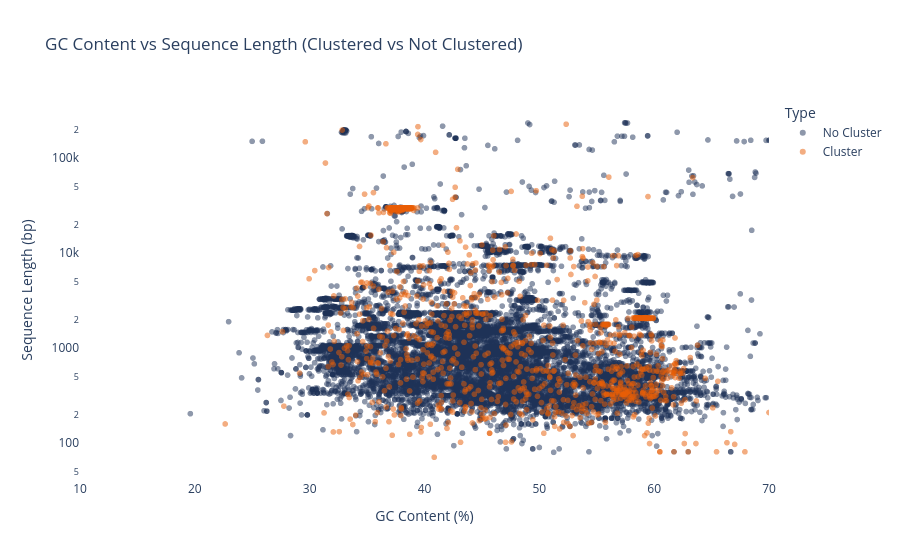

Write notebook code for a chart like this one.
### Code cell
# Only drop rows missing GC content or sequence length.  NaN would be assigned to 'is_cluster'
df_gc2 = df.dropna(subset=['sequence_gc_content', 'sequence_length'])
df_gc2 = df_gc2[(df_gc2['sequence_gc_content'] >= 0) & (df_gc2['sequence_gc_content'] <= 100)]


df_gc2['type'] = df_gc2['is_cluster'].map({True: 'Cluster'}).fillna('No Cluster')

# Sample down cos million points could cause a crash 
df_plot = df_gc2.sample(n=100000, random_state=42) if len(df_gc2) > 100000 else df_gc2

fig = px.scatter(
    df_plot,
    x='sequence_gc_content',
    y='sequence_length',
    color='type',
    log_y=True,
    opacity=0.5,
    title='GC Content vs Sequence Length (Clustered vs Not Clustered)',
    labels={
        'sequence_gc_content': 'GC Content (%)',
        'sequence_length': 'Sequence Length (bp)',
        'type': 'Type'
    },
    color_discrete_map={
        'Cluster': '#E85D04',
        'No Cluster': '#1D3157'
    }
)

fig.update_layout(
    xaxis=dict(
        range=[10, 70],
        tickvals=[10, 20, 30, 40, 50, 60, 70]
    ),
    plot_bgcolor='white',
    paper_bgcolor='white'
)

fig.show()
print("Type counts:")
print(df_gc2['type'].value_counts())

### Figure 1 — Plotly figure (JSON) as saved in the notebook; plotly's stock layout.template omitted (floating-point values rounded to 4 significant figures; data arrays with more than 128 entries replaced by an {"elided": "..."} marker saying what was removed)
{"data": [{"hovertemplate": "Type=No Cluster<br>GC Content (%)=%{x}<br>Sequence Length (bp)=%{y}<extra></extra>", "legendgroup": "No Cluster", "marker": {"color": "#1D3157", "opacity": 0.5, "symbol": "circle"}, "mode": "markers", "name": "No Cluster", "showlegend": true, "type": "scattergl", "x": {"elided": "97296 float values"}, "xaxis": "x", "y": {"elided": "97296 int values"}, "yaxis": "y"}, {"hovertemplate": "Type=Cluster<br>GC Content (%)=%{x}<br>Sequence Length (bp)=%{y}<extra></extra>", "legendgroup": "Cluster", "marker": {"color": "#E85D04", "opacity": 0.5, "symbol": "circle"}, "mode": "markers", "name": "Cluster", "showlegend": true, "type": "scattergl", "x": {"elided": "2704 float values"}, "xaxis": "x", "y": {"elided": "2704 int values"}, "yaxis": "y"}], "layout": {"legend": {"title": {"text": "Type"}, "tracegroupgap": 0}, "paper_bgcolor": "white", "plot_bgcolor": "white", "title": {"text": "GC Content vs Sequence Length (Clustered vs Not Clustered)"}, "xaxis": {"anchor": "y", "domain": [0, 1], "range": [10, 70], "tickvals": [10, 20, 30, 40, 50, 60, 70], "title": {"text": "GC Content (%)"}}, "yaxis": {"anchor": "x", "domain": [0, 1], "title": {"text": "Sequence Length (bp)"}, "type": "log"}}}
